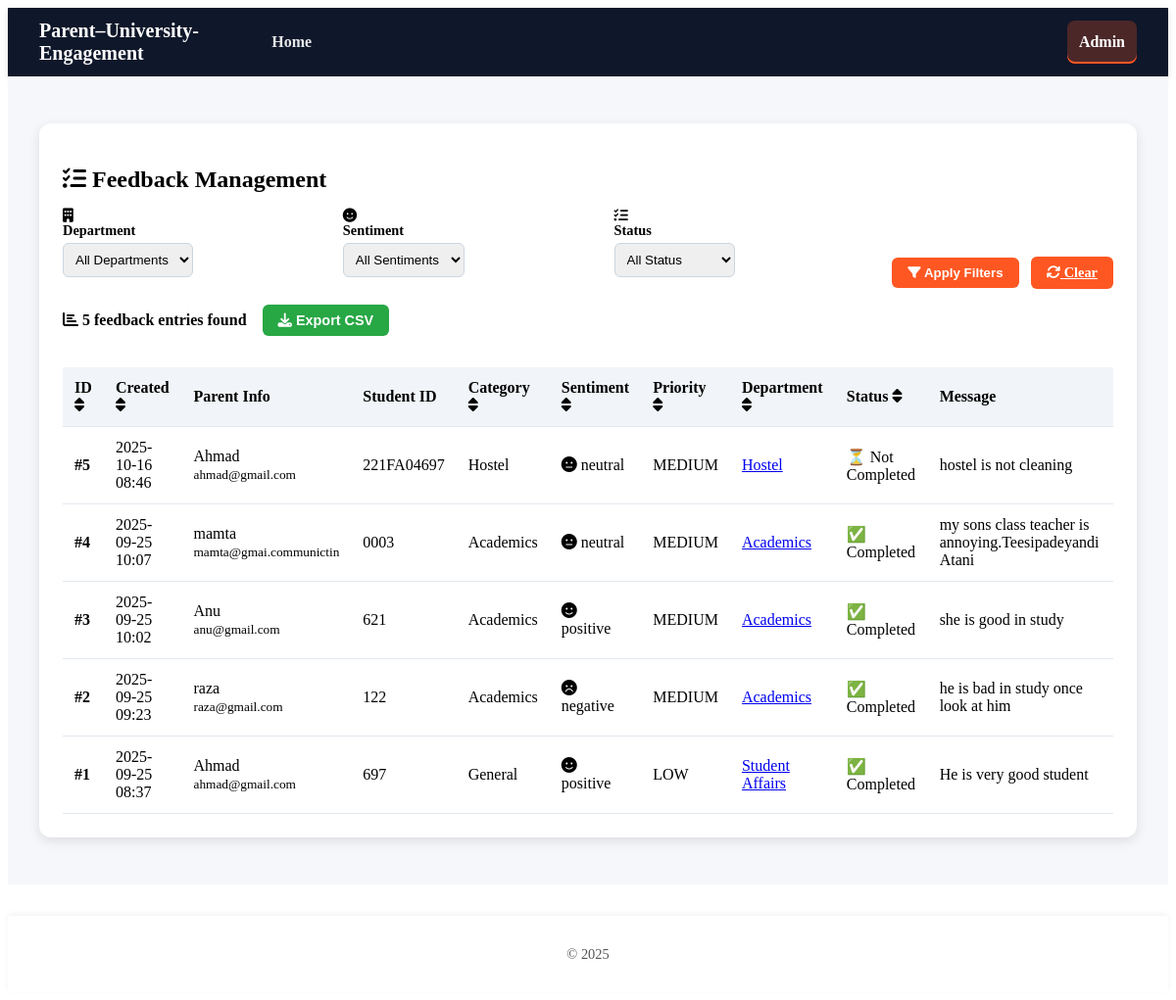
Screenshot of /feedback with the database file from the repository.
### app/models.py (models this page shows)
class Feedback(Base):
    __tablename__ = "feedback"
    id = Column(Integer, primary_key=True, index=True)
    parent_name = Column(String, index=True)
    parent_email = Column(String, index=True)
    student_id = Column(String, index=True, nullable=True)
    message = Column(Text)
    channel = Column(String, default="web")
    sentiment = Column(String, default="neutral")
    sentiment_score = Column(Float, default=0.0)
    sentiment_confidence = Column(Float, default=0.0)
    category = Column(String, default="General")
    priority = Column(String, default="low")
    department = Column(String, default="Student Affairs")
    department_id = Column(Integer, ForeignKey("departments.id"), nullable=True)
    status = Column(String, default="new")
    created_at = Column(DateTime(timezone=True), server_default=func.now())
    updated_at = Column(DateTime(timezone=True), onupdate=func.now())
    department_rel = relationship("Department", back_populates="feedback")

### app/main.py (the view)
@app.get("/feedback", response_class=HTMLResponse)
def admin_feedback(
    request: Request,
    department: str | None = None,
    sentiment: str | None = None,
    status: str | None = None,
    db: Session = Depends(get_db)
):
    departments = db.execute(select(Department).order_by(Department.name.asc())).scalars().all()
    q = db.query(Feedback)
    if department:
        q = q.filter(Feedback.department == department)
    if sentiment:
        q = q.filter(Feedback.sentiment == sentiment)
    if status:
        q = q.filter(Feedback.status == status)
    items = q.order_by(Feedback.created_at.desc()).all()
    template = jinja_env.get_template("feedback_list.html")
    context = get_template_context(
        request,
        title="Feedback Admin",
        departments=departments,
        feedback=items,
    )
    html = template.render(**context)
    return HTMLResponse(html)

### app/templates/feedback_list.html (shortened to what this page needs)
{% extends "base.html" %}
{% block content %}
<section class="card">
  <h2><i class="fas fa-list-check"></i> Feedback Management</h2>
  <form method="get" action="/feedback" class="filters" style="display:flex; gap:1rem; flex-wrap:wrap;">
    <label>
      <i class="fas fa-building"></i> Department
      <select name="department">
        <option value="">All Departments</option>
      </select>
    </label>
    <label>
      <i class="fas fa-smile"></i> Sentiment
      <select name="sentiment">
        <option value="">All Sentiments</option>
      </select>
    </label>
    <label>
      <i class="fas fa-tasks"></i> Status
      <select name="status">
        <option value="">All Status</option>
      </select>
    </label>
    <div>
      <button type="submit" style="margin-top:1.5rem;"><i class="fas fa-filter"></i> Apply Filters</button>
      <a href="/feedback" class="button" style="margin-left:0.5rem; margin-top:1.5rem;">
        <i class="fas fa-sync"></i> Clear
      </a>
    </div>
  </form>
  <div style="margin:1rem 0; display:flex; gap:1rem; align-items:center; flex-wrap:wrap;">
    <span style="font-weight:600; color:var(--secondary);">
      <i class="fas fa-chart-bar"></i> {{ feedback|length }} feedback entries found
    </span>
    <button type="button" onclick="exportTableToCSV('feedback.csv')" class="button" style="background:#28a745;">
      <i class="fas fa-download"></i> Export CSV
    </button>
  </div>
  <div style="overflow-x:auto;">
    <table>
      <thead>
        <tr>
          <th>ID <i class="fas fa-sort"></i></th>
          <th>Created <i class="fas fa-sort"></i></th>
          <th>Parent Info</th>
          <th>Student ID</th>
          <th>Category <i class="fas fa-sort"></i></th>
          <th>Sentiment <i class="fas fa-sort"></i></th>
          <th>Priority <i class="fas fa-sort"></i></th>
          <th>Department <i class="fas fa-sort"></i></th>
          <th>Status <i class="fas fa-sort"></i></th>
          <th>Message</th>
        </tr>
      </thead>
      <tbody>
        {% for f in feedback %}
        <tr>
          <td><strong>#{{ f.id }}</strong></td>
          <td>{{ f.created_at.strftime('%Y-%m-%d %H:%M') }}</td>
          <td>
            <div>{{ f.parent_name }}</div>
            <small style="color:var(--secondary);">{{ f.parent_email }}</small>
          </td>
          <td>{{ f.student_id or "-" }}</td>
          <td>{{ f.category }}</td>
          <td class="sentiment-{{ f.sentiment }}">
            <i class="fas fa-{% if f.sentiment == 'positive' %}smile{% elif f.sentiment == 'negative' %}frown{% else %}meh{% endif %}"></i>
            {{ f.sentiment }}
          </td>
          <td class="priority-{{ f.priority }}">{{ f.priority|upper }}</td>
          <td>
            <a href="/feedback/department/{{ f.department_id or f.id }}">
              {{ f.department }}
            </a>
          </td>
          <td>
            <span class="status-badge status-{{ f.status|lower }}">
  {% if f.status in ["Completed","resolved"] %}✅ Completed{% else %}⏳ Not Completed{% endif %}
</span>
          </td>
          <td class="wrap" title="{{ f.message }}">
            {{ f.message|truncate(100) }}
          </td>
        </tr>
        {% endfor %}
      </tbody>
    </table>
  </div>
</section>
{% endblock %}

### app/templates/base.html (shortened to what this page needs)
<!DOCTYPE html>
<html>
<head>
  <link rel="stylesheet" href="/static/style.css">
</head>
<body>
  <header>
    <h1><a href="/" class="brand">Parent–University-Engagement</a></h1>
    <nav>
      <a href="/" class="home-link {% if request.url.path == '/' %}active{% endif %}"
         aria-current="{% if request.url.path == '/' %}page{% endif %}">Home</a>
      <a href="/feedback" class="admin-button {% if request.url.path.startswith('/feedback') %}active{% endif %}"
         aria-current="{% if request.url.path.startswith('/feedback') %}page{% endif %}">Admin</a>
    </nav>
  </header>
  <main>
    {% block content %}{% endblock %}
  </main>
  <footer>
    <p>&copy; {{ year }}</p>
  </footer>
</body>
</html>

### app/static/style.css (style rules this page uses)
.card { background: #fff; padding: 1.5rem; margin: 2rem auto; border-radius: 12px; max-width: 1200px; box-shadow: 0 4px 12px rgba(0,0,0,0.1); }
.card h2 { margin-bottom: 1rem; font-size: 1.5rem; }
.filters { display: flex; flex-wrap: wrap; gap: 1rem; justify-content: space-between; align-items: flex-end; margin-bottom: 1rem; }
.filters label { display: flex; flex-direction: column; font-weight: 600; font-size: 0.9rem; }
.filters select { margin-top: 0.25rem; }
.filters .button, .filters button { background-color: #ff5722; color: #fff; border: none; border-radius: 6px; padding: 0.5rem 1rem; cursor: pointer; font-weight: bold; transition: background 0.2s ease; margin-left: 0.5rem; }
table { width: 100%; border-collapse: collapse; margin-top: 1rem; }
table th, table td { padding: 0.75rem; text-align: left; border-bottom: 1px solid #e2e8f0; }
table th { background: #f1f5f9; font-weight: 600; }
.button { display: inline-block; padding: 0.5rem 1rem; background: #007bff; color: #fff; border-radius: 6px; font-size: 0.9rem; cursor: pointer; border: none; text-align: center; transition: background 0.2s ease; font-weight: bold; }
input, select, textarea { width: 100%; padding: 0.5rem; margin-top: 0.25rem; margin-bottom: 0.75rem; border-radius: 6px; border: 1px solid #cbd5e1; }

### app/templates/base.html (style rules this page uses)
header { background-color: #0f172a; color: #fff; padding: 0.75rem 2rem; box-shadow: 0 2px 6px rgba(0,0,0,0.15); display: flex; justify-content: space-between; align-items: center; }
header h1 { font-size: 1.25rem; margin: 0; }
nav { display: flex; align-items: center; width: 100%; gap: 0.5rem; }
nav a { margin-left: 0.5rem; color: rgba(255,255,255,0.9); text-decoration: none; line-height: 2.25rem; padding: 0.25rem 0.75rem; border-radius: 8px; transition: color .15s ease, background-color .15s ease; }
nav a.home-link { font-weight: bold; }
nav a.active { color: #ffffff; background-color: rgba(255,87,34,0.25); box-shadow: inset 0 -2px 0 0 #ff5722; }
.admin-button { margin-left: auto; font-weight: 600; }
main { padding: 1rem 2rem; background-color: #f5f7fa; min-height: 80vh; }
footer { background-color: #fff; padding: 1rem 2rem; text-align: center; font-size: 0.9rem; color: #555; margin-top: 2rem; box-shadow: 0 -2px 6px rgba(0,0,0,0.05); }
button, .button { background-color: #007bff; color: #fff; border: none; border-radius: 6px; padding: 0.5rem 1rem; cursor: pointer; font-weight: bold; transition: background 0.2s ease; }
.brand { color: #ffffff; text-decoration: none; }

### rows the page displays
Feedback: id "5", created_at "2025-10-16 08:46", parent_name "Ahmad", parent_email "ahmad@gmail.com", student "221FA04697", category "Hostel", sentiment "neutral", priority "MEDIUM", department "Hostel", status "⏳ Not Completed", message "hostel is not cleaning"
Feedback: id "4", created_at "2025-09-25 10:07", parent_name "mamta", parent_email "mamta@gmai.communictin", student "0003", category "Academics", sentiment "neutral", priority "MEDIUM", department "Academics", status "✅ Completed", message "my sons class teacher is annoying.Teesipadeyandi Atani"
Feedback: id "3", created_at "2025-09-25 10:02", parent_name "Anu", parent_email "anu@gmail.com", student "621", category "Academics", sentiment "positive", priority "MEDIUM", department "Academics", status "✅ Completed", message "she is good in study"
Feedback: id "2", created_at "2025-09-25 09:23", parent_name "raza", parent_email "raza@gmail.com", student "122", category "Academics", sentiment "negative", priority "MEDIUM", department "Academics", status "✅ Completed", message "he is bad in study once look at him"
Feedback: id "1", created_at "2025-09-25 08:37", parent_name "Ahmad", parent_email "ahmad@gmail.com", student "697", category "General", sentiment "positive", priority "LOW", department "Student Affairs", status "✅ Completed", message "He is very good student"

### other values shown
{{ feedback|length }} "5"
{{ year }} "2025"
